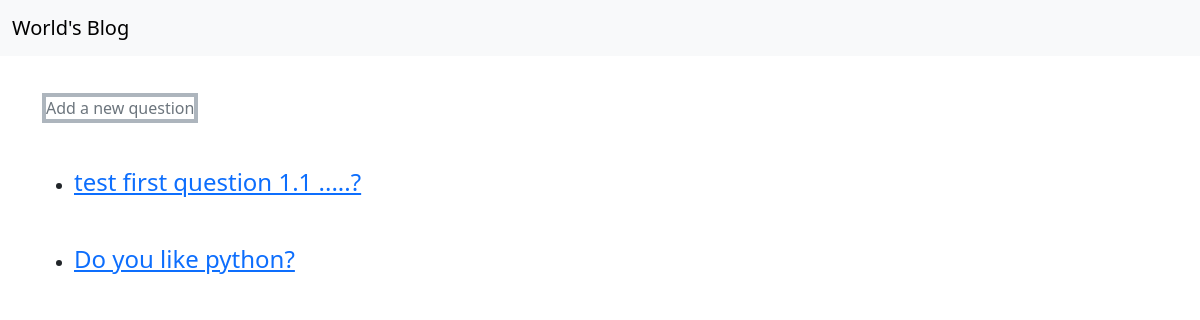
/questions/, run on an earlier commit of the app's database.
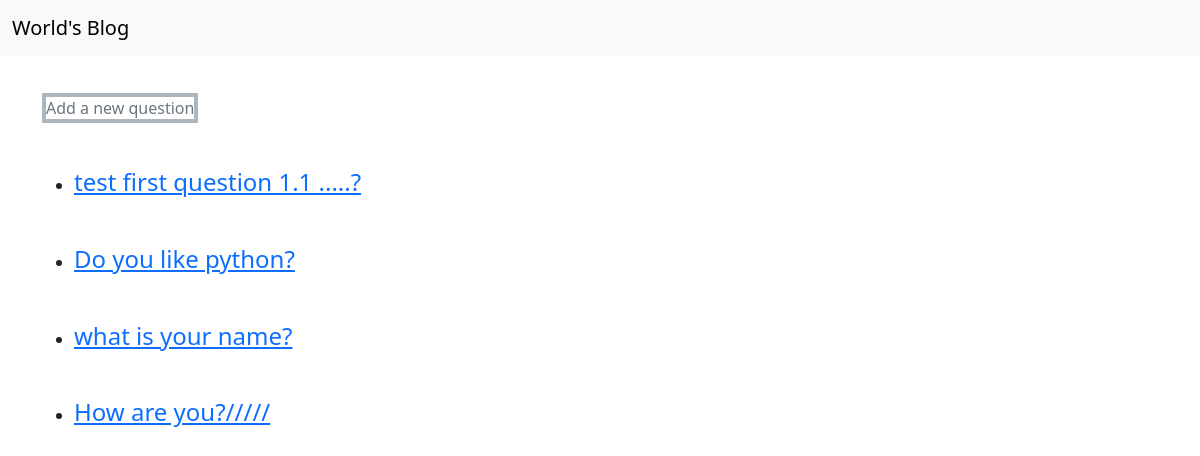
And on a later commit of the database.
### Blog/models.py (models this page shows)
class Question (models.Model):
    author = models.ForeignKey(User,on_delete=models.SET_NULL,null=True,blank=True,related_name='Question_User')
    question = models.CharField(max_length=300)
    content = models.TextField(max_length=3000)
    created_date = models.DateTimeField(default=timezone.now)
    draft = models.BooleanField(default=True)
    tags = TaggableManager()
    def __str__(self):
        return self.question

### Blog/views.py (the view)
# urls.py: path('questions/',QuestionList.as_view()),
class QuestionList(ListView):
    model = Question

### Blog/templates/Blog/question_list.html (shortened to what this page needs)
<!doctype html>
<html lang="en">
    <head>
        <link href="https://cdn.jsdelivr.net/npm/bootstrap@5.3.8/dist/css/bootstrap.min.css" rel="stylesheet">
    </head>
    <body>
        <nav class="navbar fixed-top navbar-expand-lg mb-5 bg-body-tertiary">
        <div class="container-fluid">
            <a class="navbar-brand" href="/questions/">World's Blog</a>
        </div>
        </nav>
        <div class="container my-5 pt-5">
            <a class="text-decoration-none link-secondary border border-4 border-dark-subtle" href="/questions/create">Add a new question</a>
        </div>
        <div class="container">
            {%for question in question_list %}
            <ul>
                <li class="mb-5">
                    <h4 ><a href="/questions/{{question.id}}">{{question}}</a></h4>
                </li>
            </ul>
            {% endfor %}
        </div>
    </body>
</html>

What changed in the data, as far as the page shows it:
added Question: question "what is your name?"
added Question: question "How are you?/////"
